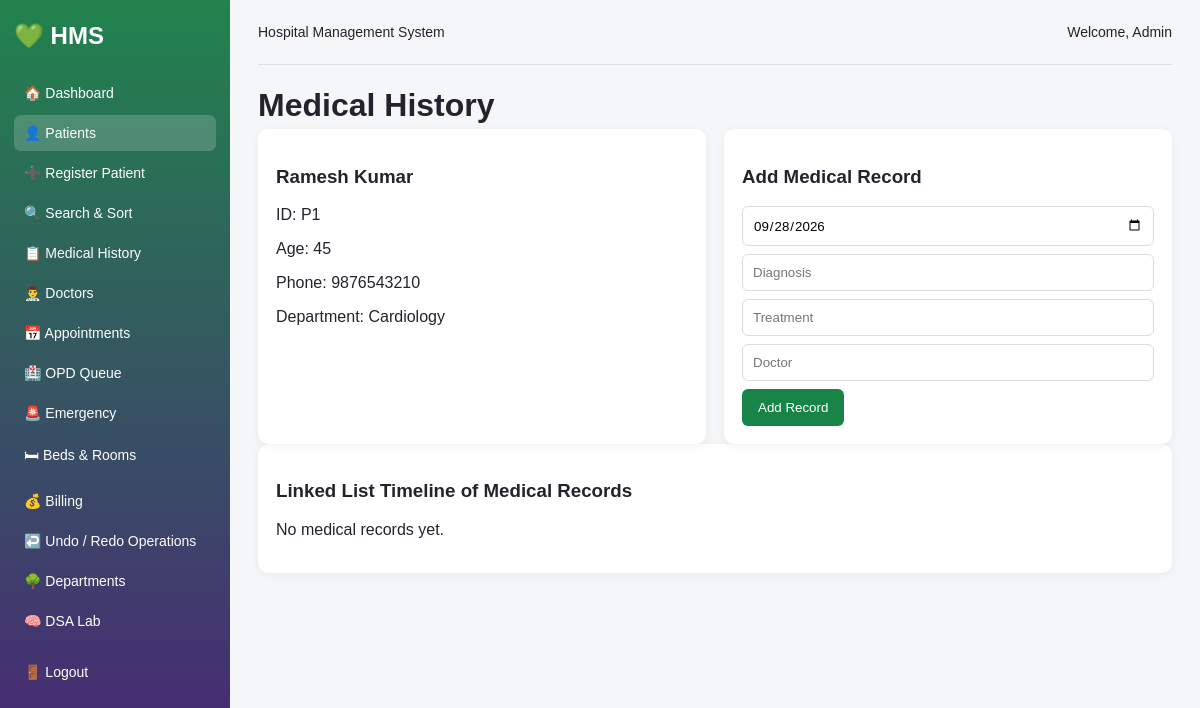
Screenshot of /history.php (signed in) with the database file from the repository.
### tables this page shows
CREATE TABLE patients (
    id INT AUTO_INCREMENT PRIMARY KEY,
    name VARCHAR(100) NOT NULL,
    age INT NOT NULL,
    gender VARCHAR(20),
    phone VARCHAR(20),
    address TEXT,
    blood_group VARCHAR(10),
    department VARCHAR(100)
);

### history.php (the view, shortened to what this page needs)
<?php
require "config.php";
require "header.php";
$patientId = isset($_GET["id"]) ? (int)$_GET["id"] : 0;
if ($patientId == 0) {
    $p = $conn->query("SELECT id FROM patients ORDER BY id LIMIT 1")->fetch_assoc();
    if ($p) $patientId = $p["id"];
}
$patient = $conn->query("SELECT * FROM patients WHERE id=$patientId")->fetch_assoc();
?>
<h1>Medical History</h1>
<?php if ($patient) { ?>
<div class="two-columns">
    <div class="panel patient-info">
        <h3><?php echo htmlspecialchars($patient["name"]); ?></h3>
        <p>ID: P<?php echo $patient["id"]; ?></p>
        <p>Age: <?php echo $patient["age"]; ?></p>
        <p>Phone: <?php echo htmlspecialchars($patient["phone"]); ?></p>
        <p>Department: <?php echo htmlspecialchars($patient["department"]); ?></p>
    </div>
    <div class="panel">
        <h3>Add Medical Record</h3>
        <form method="post">
            <input type="date" name="record_date" value="<?php echo date("Y-m-d"); ?>" required>
            <input type="text" name="diagnosis" placeholder="Diagnosis" required>
            <input type="text" name="treatment" placeholder="Treatment" required>
            <input type="text" name="doctor" placeholder="Doctor" required>
            <button name="add_record">Add Record</button>
        </form>
    </div>
</div>
<div class="panel">
<h3>Linked List Timeline of Medical Records</h3>
<?php
$list = new MedicalLinkedList();
if ($list->head == null) {
    echo "<p>No medical records yet.</p>";
}
?>
</div>
<?php } else { ?>
<p>No patient found. Please add a patient first.</p>
<?php } ?>
<?php require "footer.php"; ?>

### style.css (style rules this page uses)
* { box-sizing: border-box; font-family: Arial, sans-serif; }
body { margin: 0; background: #f5f6f8; color: #25222d; }
h1 { margin: 10px 0 5px; }
.card, .panel, .form-card { background: white; border-radius: 10px; padding: 18px; box-shadow: 0 2px 8px rgba(0,0,0,0.06); }
.quick-actions a, .button, button { background: #188447; color: white; text-decoration: none; border: none; border-radius: 6px; padding: 11px 16px; cursor: pointer; display: inline-block; }
.two-columns { display: grid; grid-template-columns: 1fr 1fr; gap: 18px; }
input, select, textarea { width: 100%; padding: 10px; border: 1px solid #ddd; border-radius: 6px; margin-bottom: 8px; }

### rows the page displays
patients: name "Ramesh Kumar", id "1", age "45", phone "9876543210", department "Cardiology"

### other values shown
$_SESSION["user"] "Admin"
